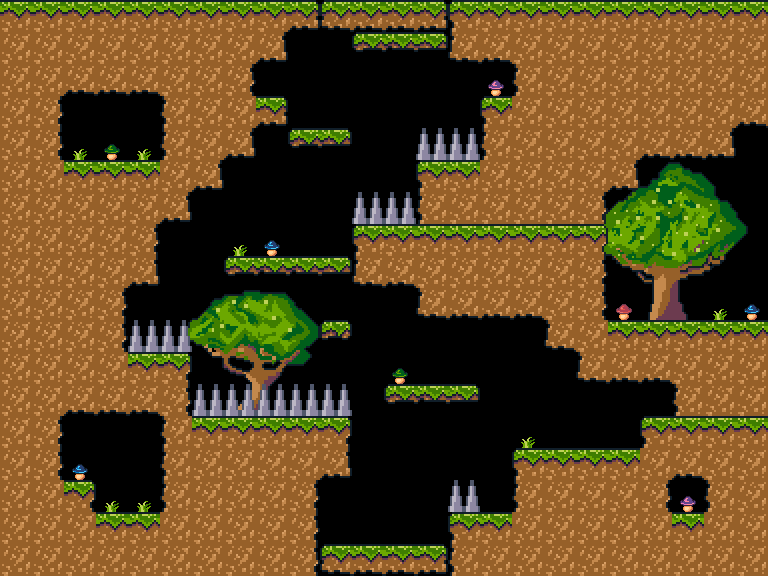

Below is a game level as drawn by its tile map, then a one-line description and the .tmx that defines it (tile-layer data replaced by summaries):
An orthogonal 24x18 tile map with 32x32 px tiles, 7 tile layers (mushrooms, trees, blocks, platforms, ...) and 6 objects (3x saw, playerSpawn, playerSpawnUp, playerSpawnDown).

<map version="1.5" tiledversion="1.6.0" orientation="orthogonal" renderorder="right-down" width="24" height="18" tilewidth="32" tileheight="32" infinite="0" nextlayerid="11" nextobjectid="12">
 <editorsettings>
  <export target="forestUpDown.json" format="json" />
 </editorsettings>
 <tileset firstgid="1" name="forestTileset" tilewidth="32" tileheight="32" tilecount="144" columns="12">
  <image source="forestTileset.png" trans="000000" width="384" height="384" />
  <tile id="0">
   <properties>
    <property name="collides" type="bool" value="true" />
   </properties>
  </tile>
  <tile id="1">
   <properties>
    <property name="collides" type="bool" value="true" />
   </properties>
  </tile>
  <tile id="2">
   <properties>
    <property name="collides" type="bool" value="true" />
   </properties>
  </tile>
  <tile id="3">
   <properties>
    <property name="collides" type="bool" value="true" />
   </properties>
  </tile>
  <tile id="12">
   <properties>
    <property name="collides" type="bool" value="true" />
   </properties>
  </tile>
  <tile id="13">
   <properties>
    <property name="collides" type="bool" value="true" />
   </properties>
  </tile>
  <tile id="14">
   <properties>
    <property name="collides" type="bool" value="true" />
   </properties>
  </tile>
  <tile id="15">
   <properties>
    <property name="collides" type="bool" value="true" />
   </properties>
  </tile>
  <tile id="24">
   <properties>
    <property name="collides" type="bool" value="true" />
   </properties>
  </tile>
  <tile id="25">
   <properties>
    <property name="collides" type="bool" value="true" />
   </properties>
  </tile>
  <tile id="26">
   <properties>
    <property name="collides" type="bool" value="true" />
   </properties>
  </tile>
  <tile id="27">
   <properties>
    <property name="collides" type="bool" value="true" />
   </properties>
  </tile>
  <tile id="36">
   <properties>
    <property name="collides" type="bool" value="true" />
   </properties>
  </tile>
  <tile id="37">
   <properties>
    <property name="collides" type="bool" value="true" />
   </properties>
  </tile>
  <tile id="38">
   <properties>
    <property name="collides" type="bool" value="true" />
   </properties>
  </tile>
  <tile id="39">
   <properties>
    <property name="collides" type="bool" value="true" />
   </properties>
  </tile>
  <tile id="89">
   <properties>
    <property name="collides" type="bool" value="true" />
   </properties>
  </tile>
  <tile id="90">
   <properties>
    <property name="collides" type="bool" value="true" />
   </properties>
  </tile>
  <tile id="91">
   <properties>
    <property name="collides" type="bool" value="true" />
   </properties>
  </tile>
  <tile id="92">
   <properties>
    <property name="collides" type="bool" value="true" />
   </properties>
  </tile>
  <tile id="93">
   <properties>
    <property name="collides" type="bool" value="true" />
   </properties>
  </tile>
 </tileset>
 <layer id="10" name="mushrooms" width="24" height="18">
  <data>[432 cells, 7 non-empty, 4 distinct tile ids]</data>
 </layer>
 <layer id="9" name="trees" width="24" height="18">
  <properties>
   <property name="collides" type="bool" value="true" />
  </properties>
  <data>[432 cells, 56 non-empty, 50 distinct tile ids]</data>
 </layer>
 <layer id="1" name="blocks" width="24" height="18">
  <properties>
   <property name="collides" type="bool" value="true" />
  </properties>
  <data>[432 cells, 260 non-empty, 10 distinct tile ids]</data>
 </layer>
 <layer id="4" name="platforms" width="24" height="18">
  <properties>
   <property name="collides" type="bool" value="true" />
  </properties>
  <data>[432 cells, 17 non-empty, 4 distinct tile ids]</data>
 </layer>
 <layer id="5" name="hazards" width="24" height="18">
  <properties>
   <property name="collides" type="bool" value="true" />
  </properties>
  <data>[432 cells, 12 non-empty, 1 distinct tile ids]</data>
 </layer>
 <layer id="2" name="upDoor" width="24" height="18">
  <properties>
   <property name="collides" type="bool" value="true" />
  </properties>
  <data>[432 cells, 4 non-empty, 3 distinct tile ids]</data>
 </layer>
 <layer id="3" name="downDoor" width="24" height="18">
  <properties>
   <property name="collides" type="bool" value="true" />
  </properties>
  <data>[432 cells, 4 non-empty, 3 distinct tile ids]</data>
 </layer>
 <objectgroup id="6" name="playerSpawns">
  <object id="7" name="playerSpawn" x="576" y="416">
   <point />
  </object>
  <object id="9" name="playerSpawnUp" x="352" y="0">
   <point />
  </object>
  <object id="11" name="playerSpawnDown" x="352" y="544">
   <point />
  </object>
 </objectgroup>
 <objectgroup id="8" name="enemySpawns">
  <object id="3" name="saw" x="400" y="112">
   <polyline points="0,0 -128,96 32,256 128,256" />
  </object>
  <object id="4" name="saw" x="208" y="240">
   <polyline points="0,0 192,0" />
  </object>
  <object id="6" name="saw" x="432" y="464">
   <polyline points="0,0 -160,-128" />
  </object>
 </objectgroup>
</map>
